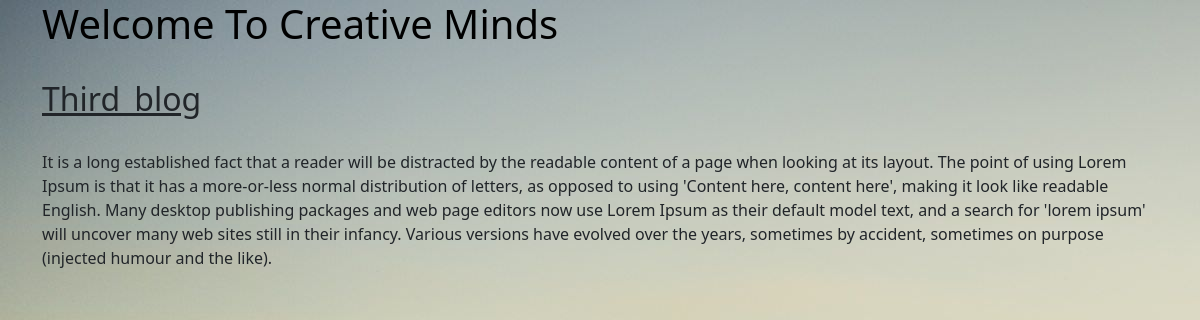
/post/3/, run on an earlier commit of the app's database.
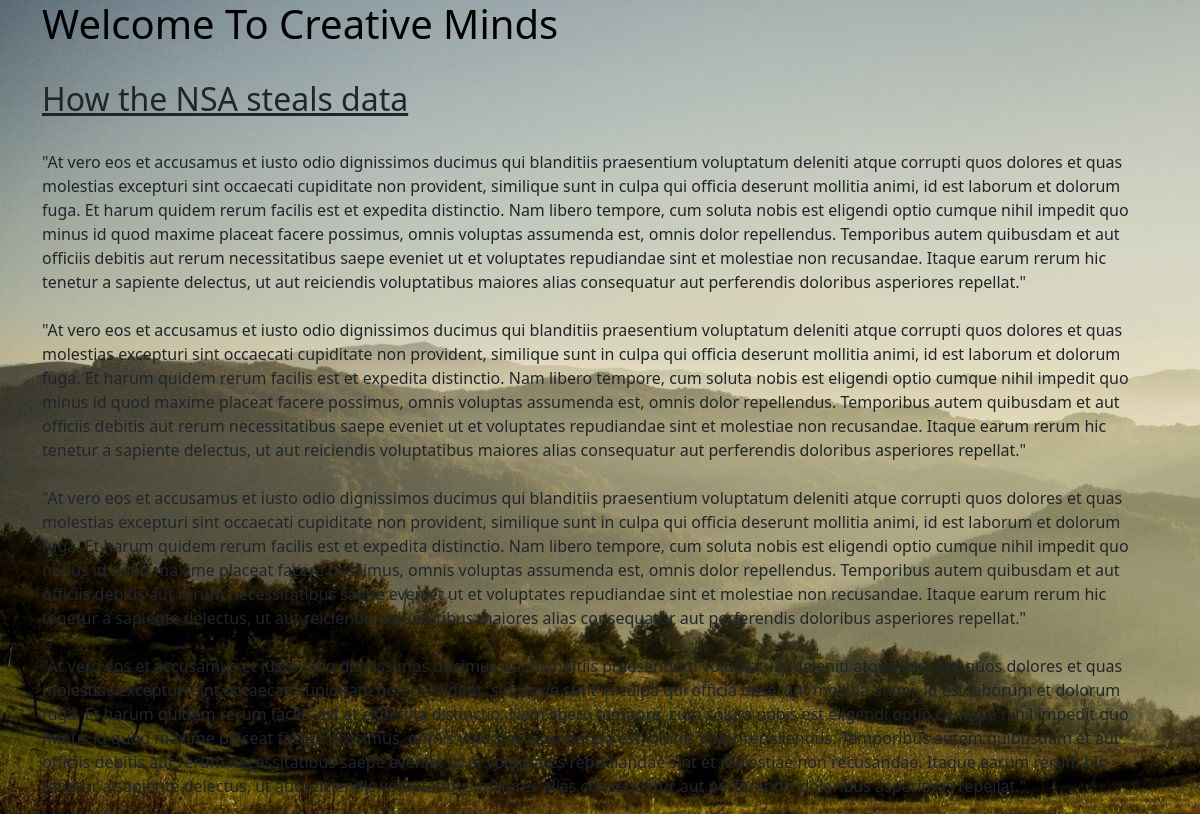
And on a later commit of the database.
### blog/models.py (models this page shows, shortened)
class Post(models.Model):
    author = models.ForeignKey(settings.AUTH_USER_MODEL, on_delete=models.CASCADE, null=True)
    title = models.CharField(max_length=200)
    text = models.TextField()
    created_date = models.DateTimeField(default=timezone.now)
    published_date = models.DateTimeField(blank=True, null=True)

### blog/views.py (the view)
# urls.py: path('post/<int:pk>/', views.post_detail, name='post_detail'),
def post_detail(request, pk):
    post = get_object_or_404(Post, pk=pk)
    return render(request, 'blog/post_detail.html', {'post': post})

### blog/templates/blog/post_detail.html (shortened to what this page needs)
{% extends 'blog/base.html' %}
{% block content %}
    <article class="post">
        <br>
        <u><h2> {{ post.title }} </h2></u>
        <br>
        <p> {{ post.text|linebreaksbr }} </p>
    </article>
{% endblock %}

What changed in the data, as far as the page shows it:
changed Post: title "Third_blog" → "How the NSA steals data"; text "It is a long established fact that a reader will be distracted by the readable content of a page when looking at its layout. The point of using Lorem Ipsum is that it has a more-or-less normal distribution of letters, as opposed to using 'Content here, content here', making it look like readable English. Many desktop publishing packages and web page editors now use Lorem Ipsum as their default model text, and a search for 'lorem ipsum' will uncover many web sites still in their infancy. Various versions have evolved over the years, sometimes by accident, sometimes on purpose (injected humour and the like)." → "\"At vero eos et accusamus et iusto odio dignissimos ducimus qui blanditiis praesentium voluptatum deleniti atque corrupti quos dolores et quas molestias excepturi sint occaecati cupiditate non provident, similique sunt in culpa qui officia deserunt mollitia animi, id est laborum et dolorum fuga. Et harum quidem rerum facilis est et expedita distinctio. Nam libero tempore, cum soluta nobis est eligendi optio cumque nihil impedit quo minus id quod maxime placeat facere possimus, omnis voluptas assumenda est, omnis dolor repellendus. Temporibus autem quibusdam et aut officiis debitis aut rerum necessitatibus saepe eveniet ut et voluptates repudiandae sint et molestiae non recusandae. Itaque…"
